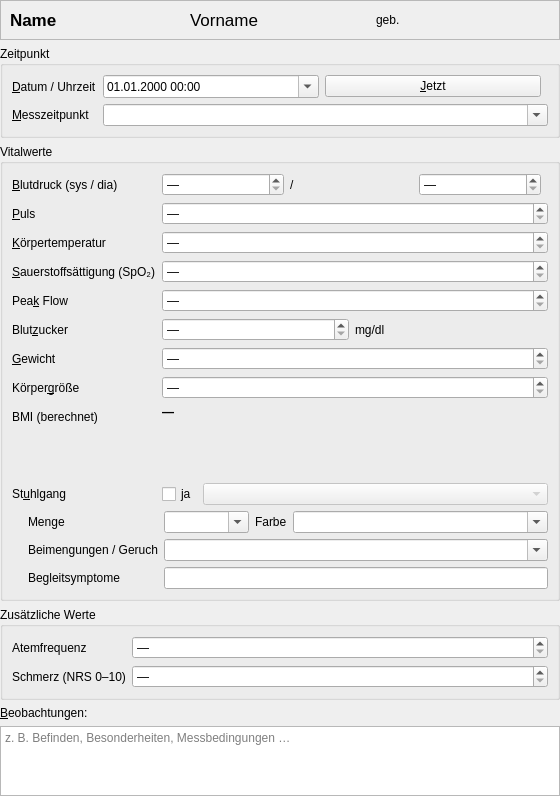
<?xml version="1.0" encoding="UTF-8"?>
<!--
  VitaParms – Eingabemaske Vitalwerte
  Anpassbar mit Qt Designer.
   * Pflichtfeld: dateTimeEdit
   * Leere Werte: Spinboxen mit "specialValueText" (z. B. "—") gelten beim
     Minimalwert als "nicht gemessen". Bereiche und Schrittweiten sind frei
     einstellbar.
   * Eigene Felder: dynamische Eigenschaft "vpField" setzen.
-->
<ui version="4.0">
 <class>VitalForm</class>
 <widget class="QWidget" name="VitalForm">
  <property name="geometry">
   <rect><x>0</x><y>0</y><width>560</width><height>600</height></rect>
  </property>
  <property name="windowTitle">
   <string>Vitalwerte</string>
  </property>
  <property name="formVersion" stdset="0">
   <number>3</number>
  </property>
  <layout class="QVBoxLayout" name="rootLayout">
   <property name="leftMargin"><number>0</number></property>
   <property name="topMargin"><number>0</number></property>
   <property name="rightMargin"><number>0</number></property>
   <property name="bottomMargin"><number>0</number></property>
   <item>
    <widget class="QFrame" name="headerFrame">
     <property name="frameShape"><enum>QFrame::StyledPanel</enum></property>
     <layout class="QHBoxLayout" name="headerLayout">
      <item>
       <widget class="QLabel" name="headerNameLabel">
        <property name="text"><string>Name</string></property>
        <property name="styleSheet"><string notr="true">font-weight: bold; font-size: 13pt;</string></property>
       </widget>
      </item>
      <item>
       <widget class="QLabel" name="headerFirstNameLabel">
        <property name="text"><string>Vorname</string></property>
        <property name="styleSheet"><string notr="true">font-size: 13pt;</string></property>
       </widget>
      </item>
      <item>
       <spacer name="headerSpacer">
        <property name="orientation"><enum>Qt::Horizontal</enum></property>
       </spacer>
      </item>
      <item>
       <widget class="QLabel" name="headerBirthDateLabel">
        <property name="text"><string>geb.</string></property>
       </widget>
      </item>
     </layout>
    </widget>
   </item>
   <item>
    <widget class="QGroupBox" name="whenGroup">
     <property name="title"><string>Zeitpunkt</string></property>
     <layout class="QFormLayout" name="whenForm">
      <item row="0" column="0">
       <widget class="QLabel" name="dateTimeLabel">
        <property name="text"><string>&amp;Datum / Uhrzeit</string></property>
        <property name="buddy"><cstring>dateTimeEdit</cstring></property>
       </widget>
      </item>
      <item row="0" column="1">
       <layout class="QHBoxLayout" name="dateTimeRow">
        <item>
         <widget class="QDateTimeEdit" name="dateTimeEdit">
          <property name="displayFormat"><string>dd.MM.yyyy HH:mm</string></property>
          <property name="calendarPopup"><bool>true</bool></property>
         </widget>
        </item>
        <item>
         <widget class="QPushButton" name="nowButton">
          <property name="text"><string>&amp;Jetzt</string></property>
          <property name="toolTip"><string>Aktuelles Datum und Uhrzeit übernehmen</string></property>
         </widget>
        </item>
        <item>
         <spacer name="dateTimeSpacer">
          <property name="orientation"><enum>Qt::Horizontal</enum></property>
         </spacer>
        </item>
       </layout>
      </item>
      <item row="1" column="0">
       <widget class="QLabel" name="contextLabel">
        <property name="text"><string>&amp;Messzeitpunkt</string></property>
        <property name="buddy"><cstring>contextCombo</cstring></property>
       </widget>
      </item>
      <item row="1" column="1">
       <widget class="QComboBox" name="contextCombo">
        <property name="editable"><bool>true</bool></property>
        <property name="toolTip"><string>Für Tagesprofile (z. B. Blutzucker- oder Blutdruck-Tagesprofil). Freitext möglich.</string></property>
       </widget>
      </item>
     </layout>
    </widget>
   </item>
   <item>
    <widget class="QGroupBox" name="valuesGroup">
     <property name="title"><string>Vitalwerte</string></property>
     <layout class="QFormLayout" name="valuesForm">
      <item row="0" column="0">
       <widget class="QLabel" name="bpLabel">
        <property name="text"><string>&amp;Blutdruck (sys / dia)</string></property>
        <property name="buddy"><cstring>systolicSpin</cstring></property>
       </widget>
      </item>
      <item row="0" column="1">
       <layout class="QHBoxLayout" name="bpRow">
        <item>
         <widget class="QSpinBox" name="systolicSpin">
          <property name="specialValueText"><string>—</string></property>
          <property name="suffix"><string> mmHg</string></property>
          <property name="minimum"><number>49</number></property>
          <property name="maximum"><number>300</number></property>
          <property name="value"><number>49</number></property>
         </widget>
        </item>
        <item>
         <widget class="QLabel" name="bpSlashLabel">
          <property name="text"><string>/</string></property>
         </widget>
        </item>
        <item>
         <widget class="QSpinBox" name="diastolicSpin">
          <property name="specialValueText"><string>—</string></property>
          <property name="suffix"><string> mmHg</string></property>
          <property name="minimum"><number>19</number></property>
          <property name="maximum"><number>200</number></property>
          <property name="value"><number>19</number></property>
         </widget>
        </item>
        <item>
         <spacer name="bpSpacer">
          <property name="orientation"><enum>Qt::Horizontal</enum></property>
         </spacer>
        </item>
       </layout>
      </item>
      <item row="1" column="0">
       <widget class="QLabel" name="pulseLabel">
        <property name="text"><string>&amp;Puls</string></property>
        <property name="buddy"><cstring>pulseSpin</cstring></property>
       </widget>
      </item>
      <item row="1" column="1">
       <widget class="QSpinBox" name="pulseSpin">
        <property name="specialValueText"><string>—</string></property>
        <property name="suffix"><string> /min</string></property>
        <property name="minimum"><number>19</number></property>
        <property name="maximum"><number>250</number></property>
        <property name="value"><number>19</number></property>
       </widget>
      </item>
      <item row="2" column="0">
       <widget class="QLabel" name="temperatureLabel">
        <property name="text"><string>&amp;Körpertemperatur</string></property>
        <property name="buddy"><cstring>temperatureSpin</cstring></property>
       </widget>
      </item>
      <item row="2" column="1">
       <widget class="QDoubleSpinBox" name="temperatureSpin">
        <property name="specialValueText"><string>—</string></property>
        <property name="suffix"><string> °C</string></property>
        <property name="decimals"><number>1</number></property>
        <property name="minimum"><double>33.899999999999999</double></property>
        <property name="maximum"><double>43.000000000000000</double></property>
        <property name="singleStep"><double>0.100000000000000</double></property>
        <property name="value"><double>33.899999999999999</double></property>
       </widget>
      </item>
      <item row="3" column="0">
       <widget class="QLabel" name="spo2Label">
        <property name="text"><string>&amp;Sauerstoffsättigung (SpO₂)</string></property>
        <property name="buddy"><cstring>spo2Spin</cstring></property>
       </widget>
      </item>
      <item row="3" column="1">
       <widget class="QSpinBox" name="spo2Spin">
        <property name="specialValueText"><string>—</string></property>
        <property name="suffix"><string> %</string></property>
        <property name="minimum"><number>49</number></property>
        <property name="maximum"><number>100</number></property>
        <property name="value"><number>49</number></property>
       </widget>
      </item>
      <item row="4" column="0">
       <widget class="QLabel" name="peakFlowLabel">
        <property name="text"><string>Pea&amp;k Flow</string></property>
        <property name="buddy"><cstring>peakFlowSpin</cstring></property>
       </widget>
      </item>
      <item row="4" column="1">
       <widget class="QSpinBox" name="peakFlowSpin">
        <property name="toolTip"><string>Exspiratorischer Spitzenfluss (PEF) in Litern pro Minute – bester von drei Versuchen</string></property>
        <property name="specialValueText"><string>—</string></property>
        <property name="suffix"><string> l/min</string></property>
        <property name="minimum"><number>29</number></property>
        <property name="maximum"><number>900</number></property>
        <property name="singleStep"><number>10</number></property>
        <property name="value"><number>29</number></property>
       </widget>
      </item>
      <item row="5" column="0">
       <widget class="QLabel" name="glucoseLabel">
        <property name="text"><string>Blut&amp;zucker</string></property>
        <property name="buddy"><cstring>glucoseSpin</cstring></property>
       </widget>
      </item>
      <item row="5" column="1">
       <layout class="QHBoxLayout" name="glucoseRow">
        <item>
         <widget class="QDoubleSpinBox" name="glucoseSpin">
          <property name="minimumSize"><size><width>140</width><height>0</height></size></property>
          <property name="specialValueText"><string>—</string></property>
          <property name="toolTip"><string>Einheit (mg/dl oder mmol/l) unter Extras → Einstellungen</string></property>
         </widget>
        </item>
        <item>
         <widget class="QLabel" name="glucoseUnitLabel">
          <property name="text"><string>mg/dl</string></property>
         </widget>
        </item>
        <item>
         <spacer name="glucoseSpacer">
          <property name="orientation"><enum>Qt::Horizontal</enum></property>
         </spacer>
        </item>
       </layout>
      </item>
      <item row="6" column="0">
       <widget class="QLabel" name="weightLabel">
        <property name="text"><string>&amp;Gewicht</string></property>
        <property name="buddy"><cstring>weightSpin</cstring></property>
       </widget>
      </item>
      <item row="6" column="1">
       <widget class="QDoubleSpinBox" name="weightSpin">
        <property name="specialValueText"><string>—</string></property>
        <property name="suffix"><string> kg</string></property>
        <property name="decimals"><number>1</number></property>
        <property name="minimum"><double>0.000000000000000</double></property>
        <property name="maximum"><double>400.000000000000000</double></property>
        <property name="singleStep"><double>0.100000000000000</double></property>
       </widget>
      </item>
      <item row="7" column="0">
       <widget class="QLabel" name="heightLabel">
        <property name="text"><string>Körper&amp;größe</string></property>
        <property name="buddy"><cstring>heightSpin</cstring></property>
       </widget>
      </item>
      <item row="7" column="1">
       <widget class="QDoubleSpinBox" name="heightSpin">
        <property name="specialValueText"><string>—</string></property>
        <property name="suffix"><string> cm</string></property>
        <property name="decimals"><number>0</number></property>
        <property name="minimum"><double>0.000000000000000</double></property>
        <property name="maximum"><double>250.000000000000000</double></property>
        <property name="toolTip"><string>Leer lassen: für den BMI wird die zuletzt erfasste Größe verwendet.</string></property>
       </widget>
      </item>
      <item row="8" column="0">
       <widget class="QLabel" name="bmiLabel">
        <property name="text"><string>BMI (berechnet)</string></property>
       </widget>
      </item>
      <item row="8" column="1">
       <layout class="QVBoxLayout" name="bmiColumn">
        <item>
         <widget class="QLabel" name="bmiValueLabel">
          <property name="text"><string>—</string></property>
          <property name="styleSheet"><string notr="true">font-weight: bold;</string></property>
         </widget>
        </item>
        <item>
         <widget class="QLabel" name="bmiInfoLabel">
          <property name="minimumSize"><size><width>0</width><height>52</height></size></property>
          <property name="alignment"><set>Qt::AlignLeading|Qt::AlignLeft|Qt::AlignTop</set></property>
          <property name="styleSheet"><string notr="true">font-size: 8.5pt;</string></property>
          <property name="wordWrap"><bool>true</bool></property>
         </widget>
        </item>
       </layout>
      </item>
      <item row="9" column="0">
       <widget class="QLabel" name="stoolLabel">
        <property name="text"><string>St&amp;uhlgang</string></property>
        <property name="buddy"><cstring>stoolCheck</cstring></property>
       </widget>
      </item>
      <item row="9" column="1">
       <layout class="QHBoxLayout" name="stoolRow">
        <item>
         <widget class="QCheckBox" name="stoolCheck">
          <property name="text"><string>ja</string></property>
          <property name="toolTip"><string>Ankreuzen, wenn Stuhlgang war – danach die Art wählen</string></property>
         </widget>
        </item>
        <item>
         <widget class="QComboBox" name="stoolCombo">
          <property name="enabled"><bool>false</bool></property>
          <property name="sizePolicy">
           <sizepolicy hsizetype="Expanding" vsizetype="Fixed"><horstretch>1</horstretch><verstretch>0</verstretch></sizepolicy>
          </property>
          <property name="toolTip"><string>Art des Stuhlgangs nach der Bristol-Stuhlformen-Skala</string></property>
         </widget>
        </item>
       </layout>
      </item>
      <item row="10" column="0" colspan="2">
       <widget class="QWidget" name="stoolDetails">
        <layout class="QGridLayout" name="stoolDetailsGrid" columnstretch="0,1,0,3">
         <property name="leftMargin"><number>16</number></property>
         <property name="topMargin"><number>0</number></property>
         <property name="rightMargin"><number>0</number></property>
         <property name="bottomMargin"><number>0</number></property>
         <item row="0" column="0">
          <widget class="QLabel" name="stoolAmountLabel">
           <property name="text"><string>Menge</string></property>
           <property name="buddy"><cstring>stoolAmountCombo</cstring></property>
          </widget>
         </item>
         <item row="0" column="1">
          <widget class="QComboBox" name="stoolAmountCombo">
           <property name="editable"><bool>true</bool></property>
          </widget>
         </item>
         <item row="0" column="2">
          <widget class="QLabel" name="stoolColorLabel">
           <property name="text"><string>Farbe</string></property>
           <property name="buddy"><cstring>stoolColorCombo</cstring></property>
          </widget>
         </item>
         <item row="0" column="3">
          <widget class="QComboBox" name="stoolColorCombo">
           <property name="editable"><bool>true</bool></property>
           <property name="sizePolicy">
            <sizepolicy hsizetype="Expanding" vsizetype="Fixed"><horstretch>2</horstretch><verstretch>0</verstretch></sizepolicy>
           </property>
          </widget>
         </item>
         <item row="1" column="0">
          <widget class="QLabel" name="stoolAdmixtureLabel">
           <property name="text"><string>Beimengungen / Geruch</string></property>
           <property name="buddy"><cstring>stoolAdmixtureCombo</cstring></property>
          </widget>
         </item>
         <item row="1" column="1" colspan="3">
          <widget class="QComboBox" name="stoolAdmixtureCombo">
           <property name="editable"><bool>true</bool></property>
          </widget>
         </item>
         <item row="2" column="0">
          <widget class="QLabel" name="stoolSymptomsLabel">
           <property name="text"><string>Begleitsymptome</string></property>
           <property name="toolTip"><string>Begleitsymptome / Besonderheiten</string></property>
           <property name="buddy"><cstring>stoolSymptomsEdit</cstring></property>
          </widget>
         </item>
         <item row="2" column="1" colspan="3">
          <widget class="QLineEdit" name="stoolSymptomsEdit">
          </widget>
         </item>
        </layout>
       </widget>
      </item>
     </layout>
    </widget>
   </item>
   <item>
    <widget class="QGroupBox" name="additionalGroup">
     <property name="title"><string>Zusätzliche Werte</string></property>
     <layout class="QFormLayout" name="additionalForm">
      <item row="0" column="0">
       <widget class="QLabel" name="respRateLabel">
        <property name="text"><string>Atemfrequenz</string></property>
       </widget>
      </item>
      <item row="0" column="1">
       <widget class="QSpinBox" name="respRateSpin">
        <property name="specialValueText"><string>—</string></property>
        <property name="suffix"><string> /min</string></property>
        <property name="minimum"><number>3</number></property>
        <property name="maximum"><number>80</number></property>
        <property name="value"><number>3</number></property>
        <property name="vpField" stdset="0"><string notr="true">Atemfrequenz</string></property>
       </widget>
      </item>
      <item row="1" column="0">
       <widget class="QLabel" name="painLabel">
        <property name="text"><string>Schmerz (NRS 0–10)</string></property>
       </widget>
      </item>
      <item row="1" column="1">
       <widget class="QSpinBox" name="painSpin">
        <property name="specialValueText"><string>—</string></property>
        <property name="minimum"><number>-1</number></property>
        <property name="maximum"><number>10</number></property>
        <property name="value"><number>-1</number></property>
        <property name="vpField" stdset="0"><string notr="true">Schmerz (NRS)</string></property>
       </widget>
      </item>
     </layout>
    </widget>
   </item>
   <item>
    <widget class="QLabel" name="observationsLabel">
     <property name="text"><string>&amp;Beobachtungen:</string></property>
     <property name="buddy"><cstring>observationsEdit</cstring></property>
    </widget>
   </item>
   <item>
    <widget class="QPlainTextEdit" name="observationsEdit">
     <property name="minimumSize"><size><width>0</width><height>70</height></size></property>
     <property name="placeholderText"><string>z. B. Befinden, Besonderheiten, Messbedingungen …</string></property>
    </widget>
   </item>
  </layout>
 </widget>
 <tabstops>
  <tabstop>dateTimeEdit</tabstop>
  <tabstop>contextCombo</tabstop>
  <tabstop>systolicSpin</tabstop>
  <tabstop>diastolicSpin</tabstop>
  <tabstop>pulseSpin</tabstop>
  <tabstop>temperatureSpin</tabstop>
  <tabstop>spo2Spin</tabstop>
  <tabstop>peakFlowSpin</tabstop>
  <tabstop>glucoseSpin</tabstop>
  <tabstop>weightSpin</tabstop>
  <tabstop>heightSpin</tabstop>
  <tabstop>stoolCheck</tabstop>
  <tabstop>stoolCombo</tabstop>
  <tabstop>stoolAmountCombo</tabstop>
  <tabstop>stoolColorCombo</tabstop>
  <tabstop>stoolAdmixtureCombo</tabstop>
  <tabstop>stoolSymptomsEdit</tabstop>
  <tabstop>respRateSpin</tabstop>
  <tabstop>painSpin</tabstop>
  <tabstop>observationsEdit</tabstop>
 </tabstops>
 <resources/>
 <connections/>
</ui>
